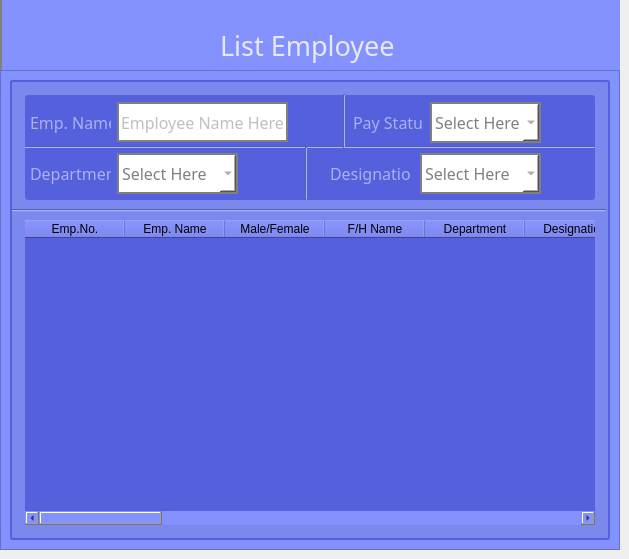
     <widget class="QWidget" name="listPage_widget">
      <widget class="QFrame" name="listPage_frame">
       <property name="geometry">
        <rect>
         <x>0</x>
         <y>0</y>
         <width>620</width>
         <height>550</height>
        </rect>
       </property>
       <property name="frameShape">
        <enum>QFrame::StyledPanel</enum>
       </property>
       <property name="frameShadow">
        <enum>QFrame::Raised</enum>
       </property>
       <widget class="QLabel" name="listPage_label">
        <property name="geometry">
         <rect>
          <x>0</x>
          <y>0</y>
          <width>620</width>
          <height>550</height>
         </rect>
        </property>
        <property name="styleSheet">
         <string notr="true">background-color: rgb(131, 146, 255);
border-left: 2px solid grey;</string>
        </property>
        <property name="text">
         <string/>
        </property>
       </widget>
       <widget class="QLabel" name="label_12">
        <property name="geometry">
         <rect>
          <x>220</x>
          <y>20</y>
          <width>181</width>
          <height>50</height>
         </rect>
        </property>
        <property name="font">
         <font>
          <family>Matura MT Script Capitals</family>
          <pointsize>20</pointsize>
          <weight>50</weight>
          <italic>false</italic>
          <bold>false</bold>
          <underline>false</underline>
         </font>
        </property>
        <property name="styleSheet">
         <string notr="true">color: rgb(232, 232, 232);
background-color: none;</string>
        </property>
        <property name="text">
         <string>List Employee</string>
        </property>
       </widget>
       <widget class="QFrame" name="frame_9">
        <property name="geometry">
         <rect>
          <x>0</x>
          <y>70</y>
          <width>620</width>
          <height>480</height>
         </rect>
        </property>
        <property name="styleSheet">
         <string notr="true">background-color: rgb(131, 146, 255);</string>
        </property>
        <property name="frameShape">
         <enum>QFrame::StyledPanel</enum>
        </property>
        <property name="frameShadow">
         <enum>QFrame::Raised</enum>
        </property>
        <widget class="QLabel" name="label_68">
         <property name="geometry">
          <rect>
           <x>10</x>
           <y>10</y>
           <width>600</width>
           <height>460</height>
          </rect>
         </property>
         <property name="styleSheet">
          <string notr="true">background-color: rgb(240, 240, 241);
background-color: rgb(237, 238, 240);
background-color: rgb(123, 137, 239);
border-radius: 3px;
border: 2px solid rgb(85, 96, 220);
</string>
         </property>
         <property name="text">
          <string/>
         </property>
        </widget>
        <widget class="QLabel" name="label_69">
         <property name="geometry">
          <rect>
           <x>25</x>
           <y>25</y>
           <width>570</width>
           <height>105</height>
          </rect>
         </property>
         <property name="styleSheet">
          <string notr="true">background-color: rgb(85, 96, 220);
border-radius: 3px;
</string>
         </property>
         <property name="text">
          <string/>
         </property>
        </widget>
        <widget class="Line" name="line_4">
         <property name="geometry">
          <rect>
           <x>12</x>
           <y>139</y>
           <width>594</width>
           <height>3</height>
          </rect>
         </property>
         <property name="orientation">
          <enum>Qt::Horizontal</enum>
         </property>
        </widget>
        <widget class="QLabel" name="label_79">
         <property name="geometry">
          <rect>
           <x>25</x>
           <y>150</y>
           <width>570</width>
           <height>305</height>
          </rect>
         </property>
         <property name="styleSheet">
          <string notr="true">background-color: rgb(85, 96, 220);
</string>
         </property>
         <property name="text">
          <string/>
         </property>
        </widget>
        <widget class="QTableWidget" name="tableWidget_4">
         <property name="geometry">
          <rect>
           <x>25</x>
           <y>150</y>
           <width>570</width>
           <height>305</height>
          </rect>
         </property>
         <property name="styleSheet">
          <string notr="true">border-radius: 3px;
background-color: rgb(85, 96, 220);</string>
         </property>
         <column>
          <property name="text">
           <string>Emp.No.</string>
          </property>
         </column>
         <column>
          <property name="text">
           <string>Emp. Name</string>
          </property>
         </column>
         <column>
          <property name="text">
           <string>Male/Female</string>
          </property>
         </column>
         <column>
          <property name="text">
           <string>F/H Name</string>
          </property>
         </column>
         <column>
          <property name="text">
           <string>Department</string>
          </property>
         </column>
         <column>
          <property name="text">
           <string>Designation</string>
          </property>
         </column>
         <column>
          <property name="text">
           <string>Joining Date</string>
          </property>
         </column>
         <column>
          <property name="text">
           <string>Basic Pay</string>
          </property>
         </column>
         <column>
          <property name="text">
           <string>D.A</string>
          </property>
         </column>
         <column>
          <property name="text">
           <string>H.R.A</string>
          </property>
         </column>
         <column>
          <property name="text">
           <string>C.C.A</string>
          </property>
         </column>
         <column>
          <property name="text">
           <string>M.A</string>
          </property>
         </column>
         <column>
          <property name="text">
           <string>Misc. Earning</string>
          </property>
         </column>
         <column>
          <property name="text">
           <string>Gross. Earning</string>
          </property>
         </column>
         <column>
          <property name="text">
           <string>P.F Acc. No.</string>
          </property>
         </column>
         <column>
          <property name="text">
           <string>Pan Card No.</string>
          </property>
         </column>
         <column>
          <property name="text">
           <string>Bank Name</string>
          </property>
         </column>
         <column>
          <property name="text">
           <string>Bank Acc. No.</string>
          </property>
         </column>
         <column>
          <property name="text">
           <string>Misc. Deduct</string>
          </property>
         </column>
         <column>
          <property name="text">
           <string>Gross deduct</string>
          </property>
         </column>
         <column>
          <property name="text">
           <string>Net Pay</string>
          </property>
         </column>
         <column>
          <property name="text">
           <string>Pay Status</string>
          </property>
         </column>
        </widget>
        <widget class="QComboBox" name="state_option_36">
         <property name="geometry">
          <rect>
           <x>117</x>
           <y>83</y>
           <width>121</width>
           <height>41</height>
          </rect>
         </property>
         <property name="font">
          <font>
           <family>Mongolian Baiti</family>
           <pointsize>12</pointsize>
           <weight>50</weight>
           <bold>false</bold>
           <underline>false</underline>
           <stylestrategy>PreferDefault</stylestrategy>
          </font>
         </property>
         <property name="focusPolicy">
          <enum>Qt::WheelFocus</enum>
         </property>
         <property name="contextMenuPolicy">
          <enum>Qt::DefaultContextMenu</enum>
         </property>
         <property name="autoFillBackground">
          <bool>false</bool>
         </property>
         <property name="styleSheet">
          <string notr="true">color: grey;
background-color: rgb(255, 255, 255);
border: 2px solid grey;
selection-color: rgb(255, 255, 255);
selection-background-color: rgb(14, 14, 14);</string>
         </property>
         <property name="editable">
          <bool>false</bool>
         </property>
         <item>
          <property name="text">
           <string>Select Here</string>
          </property>
         </item>
        </widget>
        <widget class="QLabel" name="label_198">
         <property name="geometry">
          <rect>
           <x>330</x>
           <y>83</y>
           <width>81</width>
           <height>40</height>
          </rect>
         </property>
         <property name="font">
          <font>
           <family>Mongolian Baiti</family>
           <pointsize>12</pointsize>
          </font>
         </property>
         <property name="styleSheet">
          <string notr="true">border: none;
background-color: none;
color: rgb(170, 176, 238);
</string>
         </property>
         <property name="text">
          <string>Designation</string>
         </property>
        </widget>
        <widget class="QLabel" name="label_199">
         <property name="geometry">
          <rect>
           <x>30</x>
           <y>83</y>
           <width>81</width>
           <height>40</height>
          </rect>
         </property>
         <property name="font">
          <font>
           <family>Mongolian Baiti</family>
           <pointsize>12</pointsize>
          </font>
         </property>
         <property name="styleSheet">
          <string notr="true">border: none;
background-color: none;
color: rgb(170, 176, 238);
</string>
         </property>
         <property name="text">
          <string>Department</string>
         </property>
        </widget>
        <widget class="QPushButton" name="pushButton_23">
         <property name="geometry">
          <rect>
           <x>250</x>
           <y>83</y>
           <width>40</width>
           <height>40</height>
          </rect>
         </property>
         <property name="styleSheet">
          <string notr="true">QPushButton{
background-color: none;
border:none;
}

QPushButton:pressed{
	padding-right: 2px;
	padding-top: 3px;
}

</string>
         </property>
         <property name="text">
          <string/>
         </property>
         <property name="icon">
          <iconset resource="main_res.qrc">
           <normaloff>:/images/search_img.png</normaloff>:/images/search_img.png</iconset>
         </property>
         <property name="iconSize">
          <size>
           <width>30</width>
           <height>30</height>
          </size>
         </property>
        </widget>
        <widget class="QComboBox" name="state_option_37">
         <property name="geometry">
          <rect>
           <x>420</x>
           <y>83</y>
           <width>121</width>
           <height>41</height>
          </rect>
         </property>
         <property name="font">
          <font>
           <family>Mongolian Baiti</family>
           <pointsize>12</pointsize>
           <weight>50</weight>
           <bold>false</bold>
           <underline>false</underline>
           <stylestrategy>PreferDefault</stylestrategy>
          </font>
         </property>
         <property name="focusPolicy">
          <enum>Qt::WheelFocus</enum>
         </property>
         <property name="contextMenuPolicy">
          <enum>Qt::DefaultContextMenu</enum>
         </property>
         <property name="autoFillBackground">
          <bool>false</bool>
         </property>
         <property name="styleSheet">
          <string notr="true">color: grey;
background-color: rgb(255, 255, 255);
border: 2px solid grey;
selection-color: rgb(255, 255, 255);
selection-background-color: rgb(14, 14, 14);
</string>
         </property>
         <property name="editable">
          <bool>false</bool>
         </property>
         <item>
          <property name="text">
           <string>Select Here</string>
          </property>
         </item>
        </widget>
        <widget class="QPushButton" name="pushButton_24">
         <property name="geometry">
          <rect>
           <x>550</x>
           <y>83</y>
           <width>40</width>
           <height>40</height>
          </rect>
         </property>
         <property name="styleSheet">
          <string notr="true">QPushButton{
background-color: none;
border:none;
}

QPushButton:pressed{
	padding-right: 2px;
	padding-top: 3px;
}

</string>
         </property>
         <property name="text">
          <string/>
         </property>
         <property name="icon">
          <iconset resource="main_res.qrc">
           <normaloff>:/images/search_img.png</normaloff>:/images/search_img.png</iconset>
         </property>
         <property name="iconSize">
          <size>
           <width>30</width>
           <height>30</height>
          </size>
         </property>
        </widget>
        <widget class="QLineEdit" name="lineEdit_14">
         <property name="geometry">
          <rect>
           <x>117</x>
           <y>32</y>
           <width>171</width>
           <height>40</height>
          </rect>
         </property>
         <property name="font">
          <font>
           <family>Mongolian Baiti</family>
           <pointsize>12</pointsize>
          </font>
         </property>
         <property name="styleSheet">
          <string notr="true">color: grey;
background-color: rgb(255, 255, 255);
border: 2px solid grey;</string>
         </property>
         <property name="placeholderText">
          <string>Employee Name Here</string>
         </property>
        </widget>
        <widget class="QLabel" name="label_15">
         <property name="geometry">
          <rect>
           <x>30</x>
           <y>32</y>
           <width>81</width>
           <height>40</height>
          </rect>
         </property>
         <property name="font">
          <font>
           <family>Mongolian Baiti</family>
           <pointsize>12</pointsize>
          </font>
         </property>
         <property name="styleSheet">
          <string notr="true">border: none;
background-color: none;
color: rgb(170, 176, 238);
</string>
         </property>
         <property name="text">
          <string>Emp. Name</string>
         </property>
        </widget>
        <widget class="QPushButton" name="pushButton_27">
         <property name="geometry">
          <rect>
           <x>300</x>
           <y>32</y>
           <width>40</width>
           <height>40</height>
          </rect>
         </property>
         <property name="styleSheet">
          <string notr="true">QPushButton{
background-color: none;
border:none;
}

QPushButton:pressed{
	padding-right: 2px;
	padding-top: 3px;
}

</string>
         </property>
         <property name="text">
          <string/>
         </property>
         <property name="icon">
          <iconset resource="main_res.qrc">
           <normaloff>:/images/search_img.png</normaloff>:/images/search_img.png</iconset>
         </property>
         <property name="iconSize">
          <size>
           <width>30</width>
           <height>30</height>
          </size>
         </property>
        </widget>
        <widget class="QLabel" name="label_65">
         <property name="geometry">
          <rect>
           <x>353</x>
           <y>32</y>
           <width>71</width>
           <height>40</height>
          </rect>
         </property>
         <property name="font">
          <font>
           <family>Mongolian Baiti</family>
           <pointsize>12</pointsize>
          </font>
         </property>
         <property name="styleSheet">
          <string notr="true">border: none;
background-color: none;
color: rgb(170, 176, 238);
</string>
         </property>
         <property name="text">
          <string>Pay Status</string>
         </property>
        </widget>
        <widget class="QComboBox" name="state_option_11">
         <property name="geometry">
          <rect>
           <x>430</x>
           <y>32</y>
           <width>111</width>
           <height>41</height>
          </rect>
         </property>
         <property name="font">
          <font>
           <family>Mongolian Baiti</family>
           <pointsize>12</pointsize>
           <weight>50</weight>
           <bold>false</bold>
           <underline>false</underline>
           <stylestrategy>PreferDefault</stylestrategy>
          </font>
         </property>
         <property name="focusPolicy">
          <enum>Qt::WheelFocus</enum>
         </property>
         <property name="contextMenuPolicy">
          <enum>Qt::DefaultContextMenu</enum>
         </property>
         <property name="autoFillBackground">
          <bool>false</bool>
         </property>
         <property name="styleSheet">
          <string notr="true">color: grey;
background-color: rgb(255, 255, 255);
border: 2px solid grey;
selection-color: rgb(255, 255, 255);
selection-background-color: rgb(14, 14, 14);
</string>
         </property>
         <property name="editable">
          <bool>false</bool>
         </property>
         <item>
          <property name="text">
           <string>Select Here</string>
          </property>
         </item>
         <item>
          <property name="text">
           <string>Paid</string>
          </property>
         </item>
         <item>
          <property name="text">
           <string>Pending</string>
          </property>
         </item>
         <item>
          <property name="text">
           <string>Unpaid</string>
          </property>
         </item>
        </widget>
        <widget class="QPushButton" name="pushButton_30">
         <property name="geometry">
          <rect>
           <x>550</x>
           <y>32</y>
           <width>40</width>
           <height>40</height>
          </rect>
         </property>
         <property name="styleSheet">
          <string notr="true">QPushButton{
background-color: none;
border:none;
}

QPushButton:pressed{
	padding-right: 2px;
	padding-top: 3px;
}

</string>
         </property>
         <property name="text">
          <string/>
         </property>
         <property name="icon">
          <iconset resource="main_res.qrc">
           <normaloff>:/images/search_img.png</normaloff>:/images/search_img.png</iconset>
         </property>
         <property name="iconSize">
          <size>
           <width>30</width>
           <height>30</height>
          </size>
         </property>
        </widget>
        <widget class="Line" name="line">
         <property name="geometry">
          <rect>
           <x>25</x>
           <y>76</y>
           <width>570</width>
           <height>2</height>
          </rect>
         </property>
         <property name="orientation">
          <enum>Qt::Horizontal</enum>
         </property>
        </widget>
        <widget class="Line" name="line_2">
         <property name="geometry">
          <rect>
           <x>343</x>
           <y>24</y>
           <width>2</width>
           <height>54</height>
          </rect>
         </property>
         <property name="orientation">
          <enum>Qt::Vertical</enum>
         </property>
        </widget>
        <widget class="Line" name="line_6">
         <property name="geometry">
          <rect>
           <x>305</x>
           <y>77</y>
           <width>2</width>
           <height>53</height>
          </rect>
         </property>
         <property name="orientation">
          <enum>Qt::Vertical</enum>
         </property>
        </widget>
       </widget>
      </widget>
     </widget>
